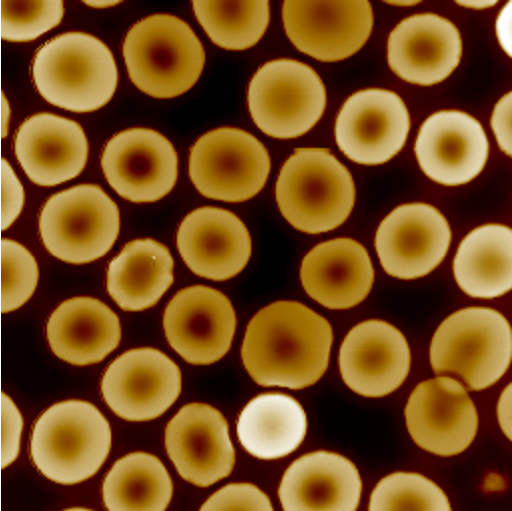
#> input picture python/project(CS)/erythrocyte/good1.bmp, 512 x 511 px
$ python dfs_all.py
#> lines starting #> are read from the running program, lines starting #| are printed output that depends on the picture; after the words box and inside, x2 and y2 are one past the last pixel; in counts of white or black regions, pixels touching at a corner belong together
import cv2
import numpy as np
import matplotlib.pyplot as plt


def showCV(title,image):
    cv2.imshow(title,image)
    cv2.waitKey()
    cv2.destroyAllWindows()

dirac=[[1,0],[0,1],[1,1],[1,-1]]
dfir=[[1,0],[-1,0],[0,1],[0,-1]]

thresh=10


#all kinds of images we need======================
path = "./erythrocyte/"
file="good1.bmp"
rgb=cv2.imread(path+file)
#> rgb is the input picture: shape (511, 512, 3); mean B, G, R 29.3, 77.3, 117.5
todraw=cv2.imread(path+file)
todraw2=cv2.imread(path+file)
gray=cv2.imread(path+file,0)
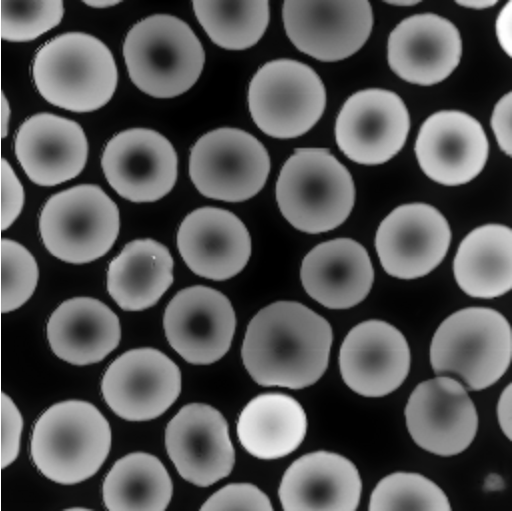
#> gray: shape (511, 512); min 0, max 255, mean 83.8


dfs_onebit=[]
mark=[]
m=len(gray)
#> m = 511
n=len(gray[0])
#> n = 512

for i in range(m):
    mark.append([])
    dfs_onebit.append([])
    for j in range(n):
        mark[i].append(False)
        dfs_onebit[i].append(0)
dfs_onebit=np.array(dfs_onebit,np.uint8)
stack=[]

for i in range(m):
    for j in range(n):
        if gray[i][j]<thresh:
            break
    if j<n:
        break

print(i,j)
#| 0 130
stack.append([i,j])
print(stack)
#| [[0, 130]]
stack.append(0)
stack=stack[0:len(stack)-1]
#> stack = [[0, 130]]
print(stack)
#| [[0, 130]]

#print(mark)
while len(stack)>0:
    l=len(stack)
    #print(l)
    i=stack[l-1][0]
    j=stack[l-1][1]
    stack=stack[0:l-1]
    #print(i,j)
    if mark[i][j]==False and gray[i][j]<thresh:
        mark[i][j]=True
        #print("in")
        dfs_onebit[i][j]=255
        for k in range(4):
            ii=i+dfir[k][1]
            jj=j+dfir[k][0]
            if ii<m and jj<n and ii>-1 and jj>-1 and mark[ii][jj]==False:
                stack.append([ii,jj])
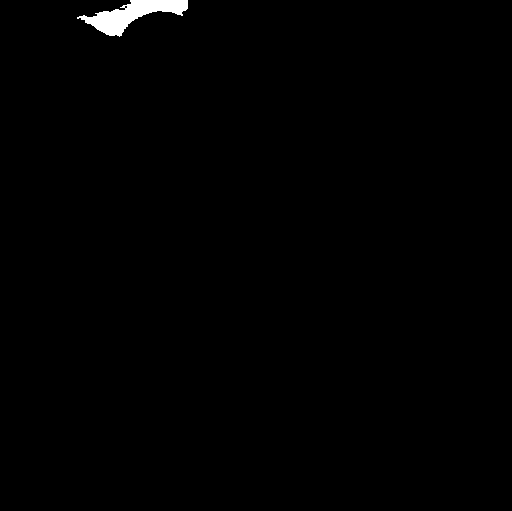
#> dfs_onebit: shape (511, 512); 0.66% white; 1 white region, box (x1, y1, x2, y2) and area: (77, 0, 188, 37) 1714
#> after the loop, mark = 511 items; stack = []


showCV('ppp',dfs_onebit)

'''
s=0
for i in range(len(gray)):
    for j in range(len(gray[0])):
        s+=gray[i][j]
s/=len(gray)*len(gray[0])
s*=1.5


onebit=cv2.inRange(gray,s,s+30)

'''
